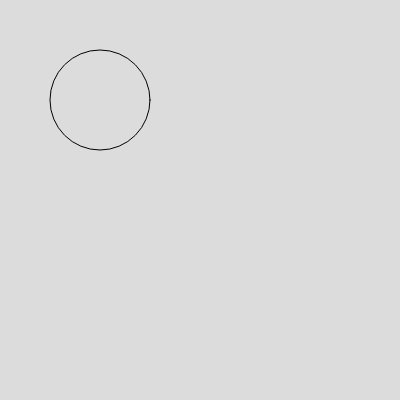
Frame 1 (no input)
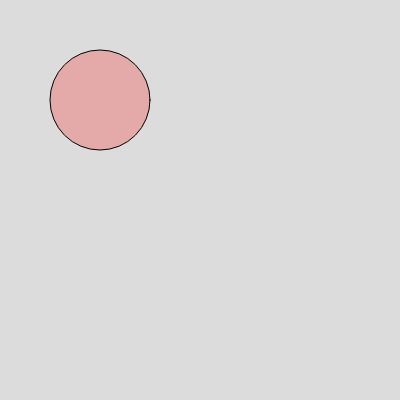
Frame 60 (no input)
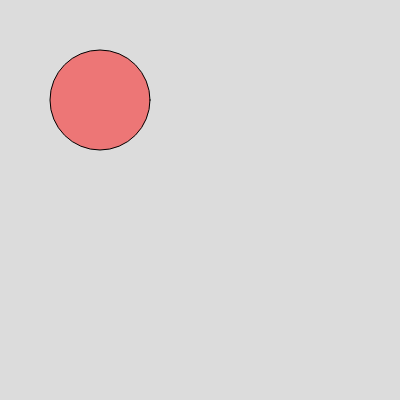
Frame 120 (the mouse pressed at the canvas centre since frame 60)

The p5.js sketch that drew these frames (run headless with seeded random() and noise() and a simulated clock; from frame 60 on, the mouse is pressed at the canvas centre):

// p5.js sketch
// ── sketch.js
function preload() {
  // preload assets
}

var fade;
var fadeAmount = 1;

function setup() {
  createCanvas(400, 400);
  textSize(100);
  fade = 0;
}

function draw() {
  background(220);
  fill(255, 0, 0, fade);
  circle(100, 100, 100);
  if (fade < 0) fadeAmount = 1;

  if (fade > 255) fadeAmount = -5;

  fade += fadeAmount;
  print(fade);
}
